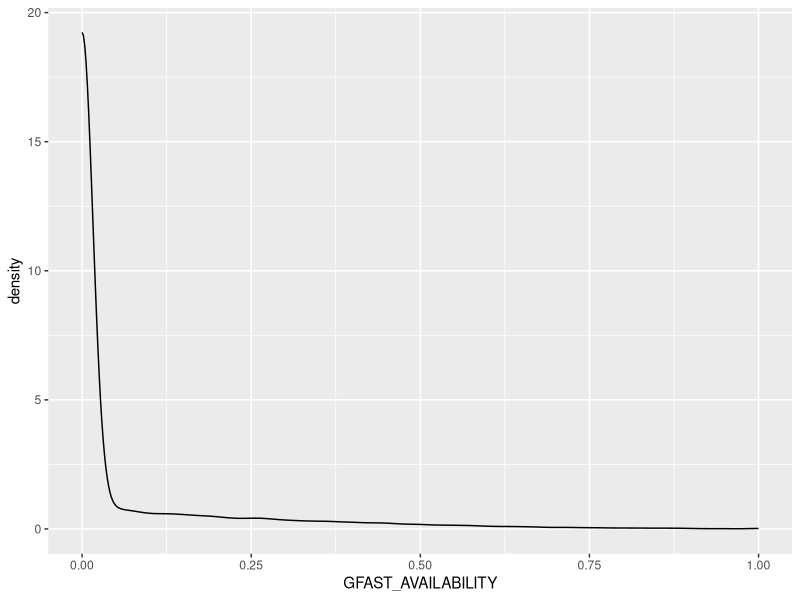
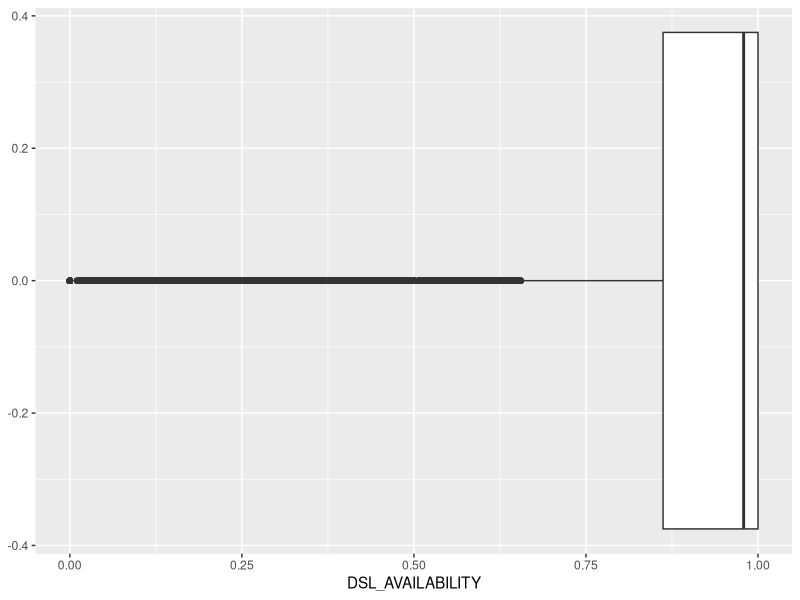
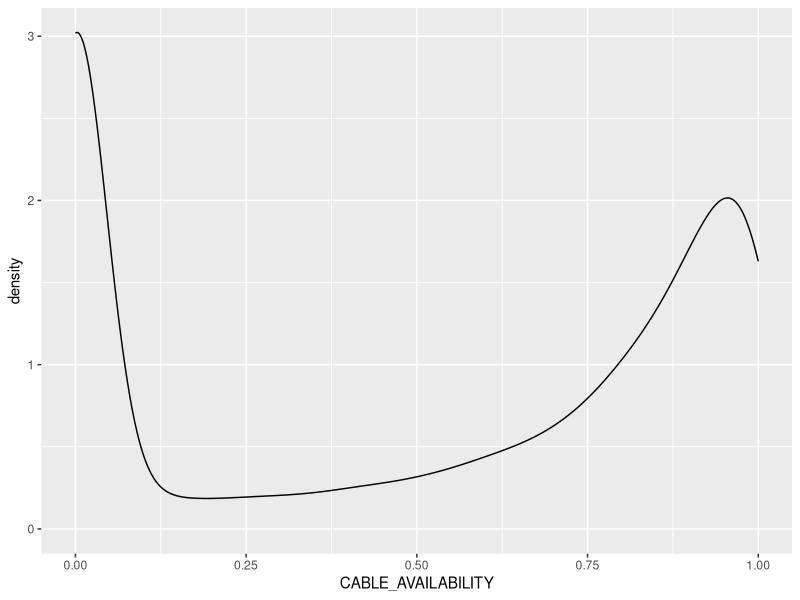
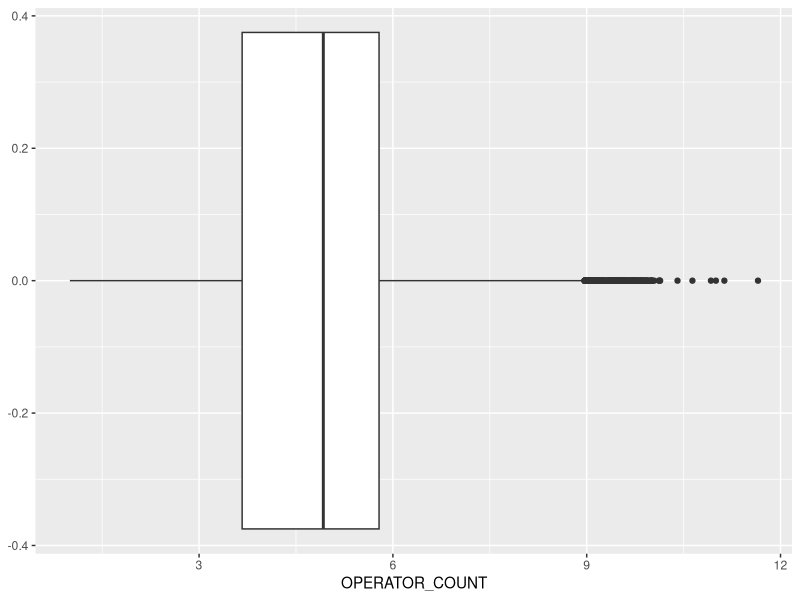

Here is the R script that generated these plots, in order:
### This R file contains the code to construct the updated Broadband Infrastructure Index (BII)
# new BII 2023 for ALL UK
# this is a relative index, i.e., we do not calculate raw 'scores', only rank LSOAs relative to each other

# the variables included to construct the BII are queried directly from the:
# FACT_OPERATOR, UPC_OUTPUT, FACT_POSTCODE_TECH and FACT_SPEED_TEST tables in the Snowflake database
# see "BII_query_all_in_one.rtf" file in 'BII' directory for the full SQL query

# load packages
library(tidyverse)

#setwd("BII/")

# read the query output file (in same directory as this .R file)
new_bii <- read_csv("BII_query_output.csv")

### 1. exploratory data analysis ----------------------------------------------
# is GFAST relevant?
summary(new_bii$GFAST_AVAILABILITY)
# plot
new_bii %>% ggplot(aes(x = GFAST_AVAILABILITY)) +
  geom_density()

# is DSL relevant?
summary(new_bii$DSL_AVAILABILITY)
# plot
new_bii %>% ggplot(aes(x = DSL_AVAILABILITY)) +
  geom_boxplot()

# is Cable relevant?
summary(new_bii$CABLE_AVAILABILITY)
# plot
new_bii %>% ggplot(aes(x = CABLE_AVAILABILITY)) +
  geom_density()

# operator count
summary(new_bii$OPERATOR_COUNT)
# plot
new_bii %>% ggplot(aes(x = OPERATOR_COUNT)) +
  geom_boxplot()

### 2. creating the index -----------------------------------------------------
# create empty rank columns for each variable
new_bii <- mutate(new_bii,
                  fttp_rank = NA,
                  fttc_rank = NA,
                  gfast_rank = NA,
                  dsl_rank = NA,
                  cable_rank = NA,
                  opscount_rank = NA,
                  down_rank = NA,
                  up_rank = NA)

# from the EDA, we choose to drop Gfast as it does not contribute/add much information 
new_bii <- dplyr::select(new_bii, -c(GFAST_AVAILABILITY, gfast_rank))

# creating LSOA ranking for broadband technology availability variables (FTTP, FTTC, DSL, Cable)
# 0-1 % availability -- higher is better

# FTTP
new_bii$fttp_rank[order(new_bii$FTTP_AVAILABILITY, decreasing = TRUE)] <- 1:nrow(new_bii)
new_bii[,c("FTTP_AVAILABILITY", "fttp_rank")]

# FTTC
new_bii$fttc_rank[order(new_bii$FTTC_AVAILABILITY, decreasing = TRUE)] <- 1:nrow(new_bii)
new_bii[,c("FTTC_AVAILABILITY", "fttc_rank")]

# DSL
new_bii$dsl_rank[order(new_bii$DSL_AVAILABILITY, decreasing = TRUE)] <- 1:nrow(new_bii)
new_bii[,c("DSL_AVAILABILITY", "dsl_rank")]

# Cable
new_bii$cable_rank[order(new_bii$CABLE_AVAILABILITY, decreasing = TRUE)] <- 1:nrow(new_bii)
new_bii[,c("CABLE_AVAILABILITY", "cable_rank")]


# LSOA ranking for OPERATOR_COUNT -- higher is better
new_bii$opscount_rank[order(new_bii$OPERATOR_COUNT, decreasing = TRUE)] <- 1:nrow(new_bii)
new_bii[,c("OPERATOR_COUNT", "opscount_rank")]


# LSOA ranking for speed tests -- higher is better
# Down_speed
new_bii$down_rank[order(new_bii$DOWN_MBPS, decreasing = TRUE)] <- 1:nrow(new_bii)
new_bii[,c("DOWN_MBPS", "down_rank")]

# Up_speed
new_bii$up_rank[order(new_bii$UP_MBPS, decreasing = TRUE)] <- 1:nrow(new_bii)
new_bii[,c("UP_MBPS", "up_rank")]


# create column for total sum of ranks for each LSOA
new_bii$rank_sum <- (new_bii$fttp_rank)+(new_bii$fttc_rank)+(new_bii$dsl_rank)+(new_bii$cable_rank)+
  (new_bii$opscount_rank)+(new_bii$down_rank)+(new_bii$up_rank)

# final relative rank: 1 is best (lower overall rank is better)
new_bii$RANK[order(new_bii$rank_sum)] <- 1:nrow(new_bii)


# save as .csv
write_csv(new_bii, "newBII_output2023.csv")